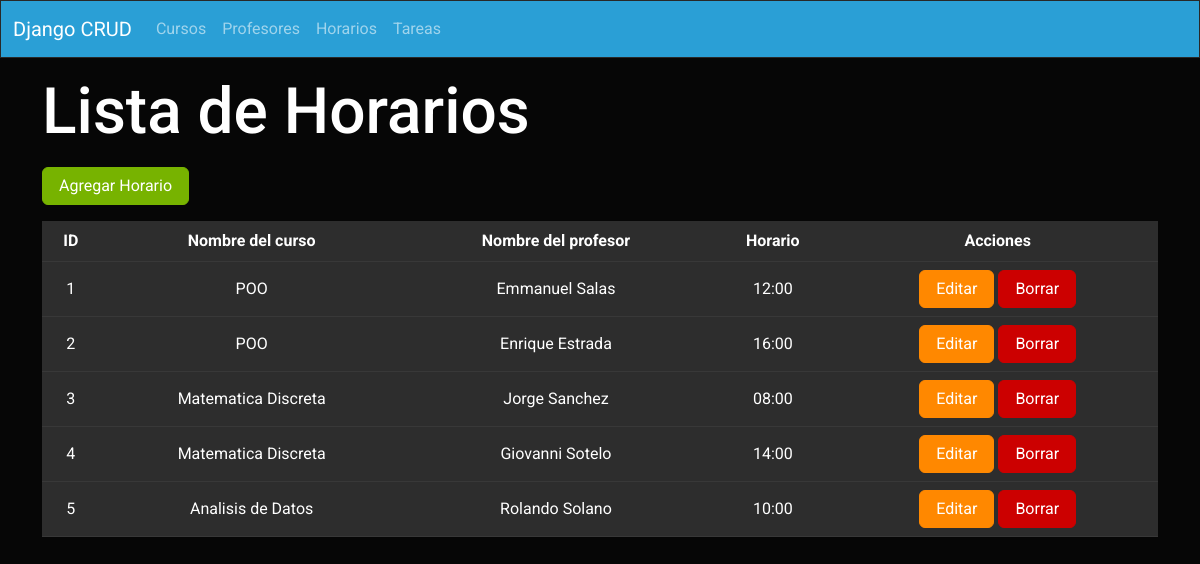
/mostrar_horarios/, run on the app's committed database.
### cursoapp/models.py (models this page shows, shortened)
class Curso_Profesor(models.Model):
    curso = models.ForeignKey(Curso, on_delete=models.CASCADE)
    profesor = models.ForeignKey(Profesor, on_delete=models.CASCADE)
    horario = models.CharField(max_length=5)

class Curso(models.Model):
    nombre_curso = models.CharField(max_length=100)
    creditos = models.IntegerField()
    descrip_curso = models.TextField()

class Profesor(models.Model):
    nombre_profesor = models.CharField(max_length=200)
    apellido_profesor = models.CharField(max_length=200)
    def __str__(self):
        return self.nombre_profesor + " " + self.apellido_profesor

### cursoapp/views.py (the view)
# urls.py: path('mostrar_horarios/',views.horarios, name='mostrar_horarios'),
def horarios(request):
    horarios = Curso_Profesor.objects.all().select_related('curso','profesor')
    return render(request,'Horario/horarios.html',{
        'horarios' : horarios
    })

### cursoapp/templates/Horario/horarios.html (shortened to what this page needs)
{% extends 'layouts/template.html' %}
{% block content %}
    <h1 class='my-3'>Lista de Horarios</h1>
    <a class="mb-3 btn btn-success" href="{% url 'agregar_horario' %}" role="button">Agregar Horario</a>
    <div class="table-responsive">
        <table class="table table-hover table-light table-primary text-center align-middle">
            <thead>
                <tr>
                    <th scope="col">ID</th>
                    <th scope="col">Nombre del curso</th>
                    <th scope="col">Nombre del profesor</th>
                    <th scope="col">Horario</th>
                    <th scope="col">Acciones</th>
                </tr>
            </thead>
            <tbody>
                {% for horario in horarios %}
                    <tr class="">
                        <td scope="row">{{ horario.id }}</td>
                        <td>{{ horario.curso.nombre_curso }}</td>
                        <td>{{ horario.profesor|join:' ' }}</td>
                        <td>{{ horario.horario }}</td>
                        <td>
                            <a class="btn btn-warning" href="{% url 'editar_horario' horario.id %}" role="button">Editar</a>
                            <form action="{% url 'borrar_horario' horario.id %}" method="post" class="d-inline">
                                <button class="btn btn-danger" onclick='return confirm("¿Esta seguro de querer borrar el registro?")'>Borrar</button>
                            </form>
                        </td>
                    </tr>
                {% endfor %}
            </tbody>
        </table>
    </div>
{% endblock %}

### cursoapp/templates/layouts/template.html (shortened to what this page needs)
{% load static %}
<!DOCTYPE html>
<html lang="en">
<head>
    <link href="{% static 'bootstrap.min.css' %}" rel="stylesheet">
</head>
<body>
    <nav class="navbar navbar-expand-lg navbar-dark bg-primary">
          <div class="container-fluid">
            <a class="navbar-brand" href="">Django CRUD</a>
            <div class="collapse navbar-collapse" id="navbarColor01">
                <ul class="navbar-nav me-auto">
                    <li class="nav-item">
                        <a class="nav-link" href="{% url 'mostrar_cursos' %}" aria-current="page">Cursos</a>
                    </li>
                    <li class="nav-item">
                        <a class="nav-link" href="{% url 'mostrar_profesores' %}">Profesores</a>
                    </li>
                    <li class="nav-item">
                        <a class="nav-link" href="{% url 'mostrar_horarios' %}">Horarios</a>
                    </li>
                    <li class="nav-item">
                        <a class="nav-link" href="{% url 'mostrar_tareas' %}">Tareas</a>
                    </li>
                </ul>
            </div>
      </div>
    </nav>
    <div class='container'>
        {% block content %}
        {% endblock %}
    </div>
</body>
</html>

### data on the page
Curso_Profesor: id "1", curso.nombre_curso "POO", profesor "Emmanuel Salas", horario "12:00"
Curso_Profesor: id "2", curso.nombre_curso "POO", profesor "Enrique Estrada", horario "16:00"
Curso_Profesor: id "3", curso.nombre_curso "Matematica Discreta", profesor "Jorge Sanchez", horario "08:00"
Curso_Profesor: id "4", curso.nombre_curso "Matematica Discreta", profesor "Giovanni Sotelo", horario "14:00"
Curso_Profesor: id "5", curso.nombre_curso "Analisis de Datos", profesor "Rolando Solano", horario "10:00"
